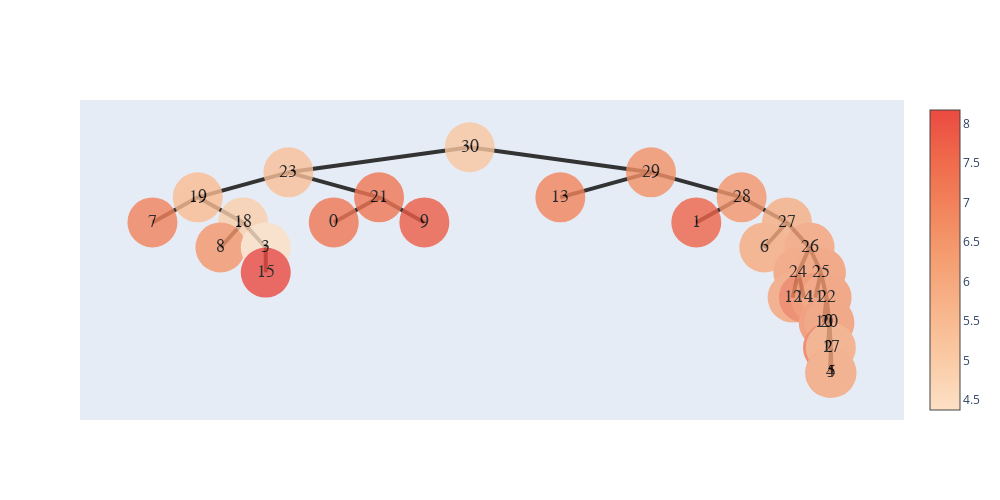

The cell this chart's notebook holds for it:
### Code cell
pos_2 = pd.read_csv("./datas/merge5/datas.csv",index_col="Unnamed: 0").values
edge_2 = np.load("./datas/merge5/datalink.npy");
father_name2 = np.load("./datas/merge5/dataxy.npy")
father_name2 = father_name2.astype(np.int)
n2 = len(edge_2)
n_points = len(pos_2);
nodes2 = [node(name=str(i),son=[]) for i in range(n2)];
for i in range(n2):
    if(edge_2[i]!=-1):
        nodes2[edge_2[i]].son.append(nodes2[i])
    nodes2[i].name = str(father_name2[i])
    if(father_name2[i]<n_points):
        nodes2[i].value = pos_2[father_name2[i]]
    else:
        nodes2[i].value = 0.0
for i in range(n2-1,-1,-1):
    if(type(nodes2[i].value) == float):
        count = 0;
        now = 0;
        for son in nodes2[i].son:
            if(count==0):
                now = son.value;
            else:
                now = now + son.value;
            count += 1
        nodes2[i].value = now/count
show_tree(nodes2[0]).show_fig()

### Figure 1 — Plotly figure (JSON) as saved in the notebook; plotly's stock layout.template omitted (floating-point values rounded to 4 significant figures)
{"data": [{"hoverinfo": "text", "marker": {"color": [5.149, 5.314, 5.45, 6.947, 4.884, 6.504, 4.375, 8.174, 7.258, 7.226, 7.802, 6.607, 6.939, 6.469, 7.652, 5.822, 5.936, 6.151, 6.269, 6.124, 7.109, 6.335, 6.789, 6.404, 6.62, 6.371, 7.179, 5.984, 6.25, 6.073], "colorscale": [[0, "rgb(253, 224, 197)"], [0.1667, "rgb(250, 203, 166)"], [0.3333, "rgb(248, 181, 139)"], [0.5, "rgb(245, 158, 114)"], [0.6667, "rgb(242, 133, 93)"], [0.8333, "rgb(239, 106, 76)"], [1, "rgb(235, 74, 64)"]], "showscale": true, "size": 50, "symbol": "circle-dot"}, "mode": "markers+text", "opacity": 0.8, "text": ["30", "23", "19", "7", "18", "8", "3", "15", "21", "0", "9", "29", "13", "28", "1", "27", "6", "26", "24", "12", "14", "25", "11", "22", "10", "20", "2", "17", "4", "5"], "textfont": {"color": "#000000", "family": "sans serif", "size": 18}, "type": "scatter", "x": [5.5, 3.25, 2.125, 1.562, 2.688, 2.406, 2.969, 2.969, 4.375, 3.812, 4.938, 7.75, 6.625, 8.875, 8.312, 9.438, 9.156, 9.719, 9.578, 9.508, 9.648, 9.859, 9.789, 9.93, 9.895, 9.965, 9.947, 9.982, 9.974, 9.991], "y": [5, 3.5, 2, 0.5, 0.5, -1, -1, -2.5, 2, 0.5, 0.5, 3.5, 2, 2, 0.5, 0.5, -1, -1, -2.5, -4, -4, -2.5, -4, -4, -5.5, -5.5, -7, -7, -8.5, -8.5]}], "layout": {"height": 500, "shapes": [{"layer": "below", "line": {"color": "#333", "width": 4}, "type": "line", "x0": 5.5, "x1": 5.5, "y0": 5, "y1": 5}, {"layer": "below", "line": {"color": "#333", "width": 4}, "type": "line", "x0": 5.5, "x1": 3.25, "y0": 5, "y1": 3.5}, {"layer": "below", "line": {"color": "#333", "width": 4}, "type": "line", "x0": 3.25, "x1": 2.125, "y0": 3.5, "y1": 2}, {"layer": "below", "line": {"color": "#333", "width": 4}, "type": "line", "x0": 2.125, "x1": 1.562, "y0": 2, "y1": 0.5}, {"layer": "below", "line": {"color": "#333", "width": 4}, "type": "line", "x0": 2.125, "x1": 2.688, "y0": 2, "y1": 0.5}, {"layer": "below", "line": {"color": "#333", "width": 4}, "type": "line", "x0": 2.688, "x1": 2.406, "y0": 0.5, "y1": -1}, {"layer": "below", "line": {"color": "#333", "width": 4}, "type": "line", "x0": 2.688, "x1": 2.969, "y0": 0.5, "y1": -1}, {"layer": "below", "line": {"color": "#333", "width": 4}, "type": "line", "x0": 2.969, "x1": 2.969, "y0": -1, "y1": -2.5}, {"layer": "below", "line": {"color": "#333", "width": 4}, "type": "line", "x0": 3.25, "x1": 4.375, "y0": 3.5, "y1": 2}, {"layer": "below", "line": {"color": "#333", "width": 4}, "type": "line", "x0": 4.375, "x1": 3.812, "y0": 2, "y1": 0.5}, {"layer": "below", "line": {"color": "#333", "width": 4}, "type": "line", "x0": 4.375, "x1": 4.938, "y0": 2, "y1": 0.5}, {"layer": "below", "line": {"color": "#333", "width": 4}, "type": "line", "x0": 5.5, "x1": 7.75, "y0": 5, "y1": 3.5}, {"layer": "below", "line": {"color": "#333", "width": 4}, "type": "line", "x0": 7.75, "x1": 6.625, "y0": 3.5, "y1": 2}, {"layer": "below", "line": {"color": "#333", "width": 4}, "type": "line", "x0": 7.75, "x1": 8.875, "y0": 3.5, "y1": 2}, {"layer": "below", "line": {"color": "#333", "width": 4}, "type": "line", "x0": 8.875, "x1": 8.312, "y0": 2, "y1": 0.5}, {"layer": "below", "line": {"color": "#333", "width": 4}, "type": "line", "x0": 8.875, "x1": 9.438, "y0": 2, "y1": 0.5}, {"layer": "below", "line": {"color": "#333", "width": 4}, "type": "line", "x0": 9.438, "x1": 9.156, "y0": 0.5, "y1": -1}, {"layer": "below", "line": {"color": "#333", "width": 4}, "type": "line", "x0": 9.438, "x1": 9.719, "y0": 0.5, "y1": -1}, {"layer": "below", "line": {"color": "#333", "width": 4}, "type": "line", "x0": 9.719, "x1": 9.578, "y0": -1, "y1": -2.5}, {"layer": "below", "line": {"color": "#333", "width": 4}, "type": "line", "x0": 9.578, "x1": 9.508, "y0": -2.5, "y1": -4}, {"layer": "below", "line": {"color": "#333", "width": 4}, "type": "line", "x0": 9.578, "x1": 9.648, "y0": -2.5, "y1": -4}, {"layer": "below", "line": {"color": "#333", "width": 4}, "type": "line", "x0": 9.719, "x1": 9.859, "y0": -1, "y1": -2.5}, {"layer": "below", "line": {"color": "#333", "width": 4}, "type": "line", "x0": 9.859, "x1": 9.789, "y0": -2.5, "y1": -4}, {"layer": "below", "line": {"color": "#333", "width": 4}, "type": "line", "x0": 9.859, "x1": 9.93, "y0": -2.5, "y1": -4}, {"layer": "below", "line": {"color": "#333", "width": 4}, "type": "line", "x0": 9.93, "x1": 9.895, "y0": -4, "y1": -5.5}, {"layer": "below", "line": {"color": "#333", "width": 4}, "type": "line", "x0": 9.93, "x1": 9.965, "y0": -4, "y1": -5.5}, {"layer": "below", "line": {"color": "#333", "width": 4}, "type": "line", "x0": 9.965, "x1": 9.947, "y0": -5.5, "y1": -7}, {"layer": "below", "line": {"color": "#333", "width": 4}, "type": "line", "x0": 9.965, "x1": 9.982, "y0": -5.5, "y1": -7}, {"layer": "below", "line": {"color": "#333", "width": 4}, "type": "line", "x0": 9.982, "x1": 9.974, "y0": -7, "y1": -8.5}, {"layer": "below", "line": {"color": "#333", "width": 4}, "type": "line", "x0": 9.982, "x1": 9.991, "y0": -7, "y1": -8.5}], "width": 1000, "xaxis": {"showgrid": false, "showline": false, "showticklabels": false, "zeroline": false}, "yaxis": {"showgrid": false, "showline": false, "showticklabels": false, "zeroline": false}}}
